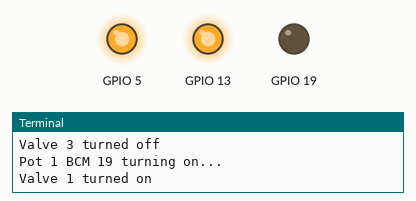
A program run on a simulated Raspberry Pi (BCM pin numbers). Parts: output pins drawn as LEDs (lit = HIGH), the last lines printed to the terminal.

Above: at 0.5 s.
At 1.5 s:
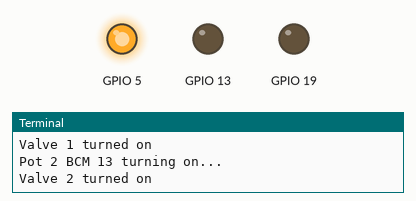
At 3.0 s:
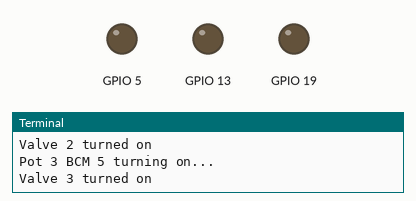
At 4.5 s:
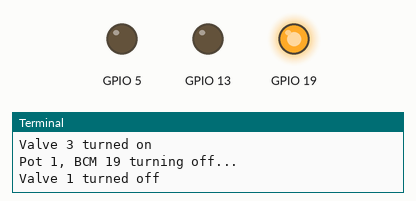
At 5.5 s:
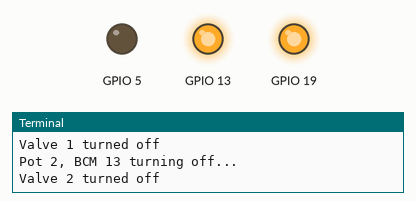
At 7.0 s:
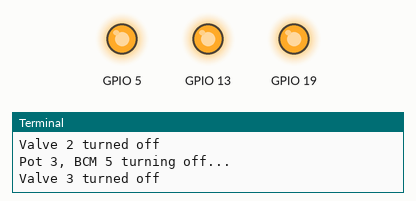
Timing chart, 0 to 10.4 s (numbered marks = the images above):
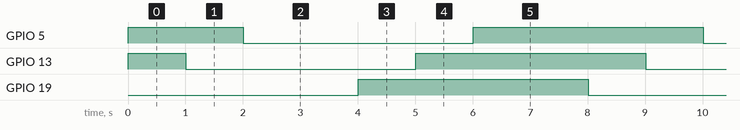

Measured:
- by itself, GPIO 5, GPIO 13, GPIO 19: alternates HIGH for 4.0 s and LOW for 4.0 s
- by itself, everything shown: repeats every 8.0 s, in 6 steps

The program:

valve.py
```python
import sys
import time

if sys.platform == "win32":
    print("Running on Windows - Using dummy GPIO")

    class FakeGPIO:
        BCM = "BCM"
        OUT = "OUT"
        LOW = "LOW"
        HIGH = "HIGH"

        def setmode(self, mode):
            print(f"Setting GPIO mode: {mode}")

        def setup(self, pin, mode):
            print(f"Setting up GPIO pin {pin} as {mode}")

        def output(self, pin, value):
            print(f"Setting GPIO pin {pin} to {value}")

    GPIO = FakeGPIO()
else:
    import RPi.GPIO as GPIO

if  __name__ == '__main__':
    import cpio
else:
    from . import cpio

VALVE1 = cpio.Cpio.Vavle1.value
VALVE2 = cpio.Cpio.Vavle2.value
VALVE3 = cpio.Cpio.Vavle3.value

def set_output_bcms():
    GPIO.setmode(GPIO.BCM)  # Use BCM numbering
    GPIO.setup(VALVE1, GPIO.OUT)  # Set valve pins as output
    GPIO.setup(VALVE2, GPIO.OUT)
    GPIO.setup(VALVE3, GPIO.OUT)

def get_valve_status(pot_number) -> bool:
    return False

def get_cpio_from_pot(pot_number):
    if pot_number == 1:
        return VALVE1
    elif pot_number == 2:
        return VALVE2
    else:
        return VALVE3

def turn_valve_on(pot_number):
    set_output_bcms()
    gpio = get_cpio_from_pot(pot_number)
    print(f"Pot {pot_number} BCM {gpio} turning on...")
    GPIO.output(gpio, GPIO.LOW)  # Activate relay (valve ON)
    print(f"Valve {pot_number} turned on")

def turn_valve_off(pot_number):
    set_output_bcms()
    gpio = get_cpio_from_pot(pot_number)
    print(f"Pot {pot_number}, BCM {gpio} turning off...")
    GPIO.output(gpio, GPIO.HIGH)  # Deactivate relay (valve OFF)
    print(f"Valve {pot_number} turned off")

if __name__ == '__main__':
    turn_valve_off(1)
    turn_valve_off(2)
    turn_valve_off(3)
    while True:
        from time import sleep
        turn_valve_on(1)
        sleep(1)
        turn_valve_on(2)
        sleep(1)
        turn_valve_on(3)
        sleep(2)

        turn_valve_off(1)
        sleep(1)
        turn_valve_off(2)
        sleep(1)
        turn_valve_off(3)
        sleep(2)
```

cpio.py
```python
from enum import Enum

#5, 6, 16, 17, 22, 23, 24, 25, 26, 27

class Cpio(Enum):
    Growlight = 21 #in6 #gpio 40
    Pump = 26
    Vavle1 = 19
    Vavle2 = 13
    Vavle3 = 5
    Moisture1 = 23
    Moisture2 = 24
    Moisture3 = 25
    temp_humid = 17
    SDA1 = 2
    SCL1 = 3
    Fan = 22
```
